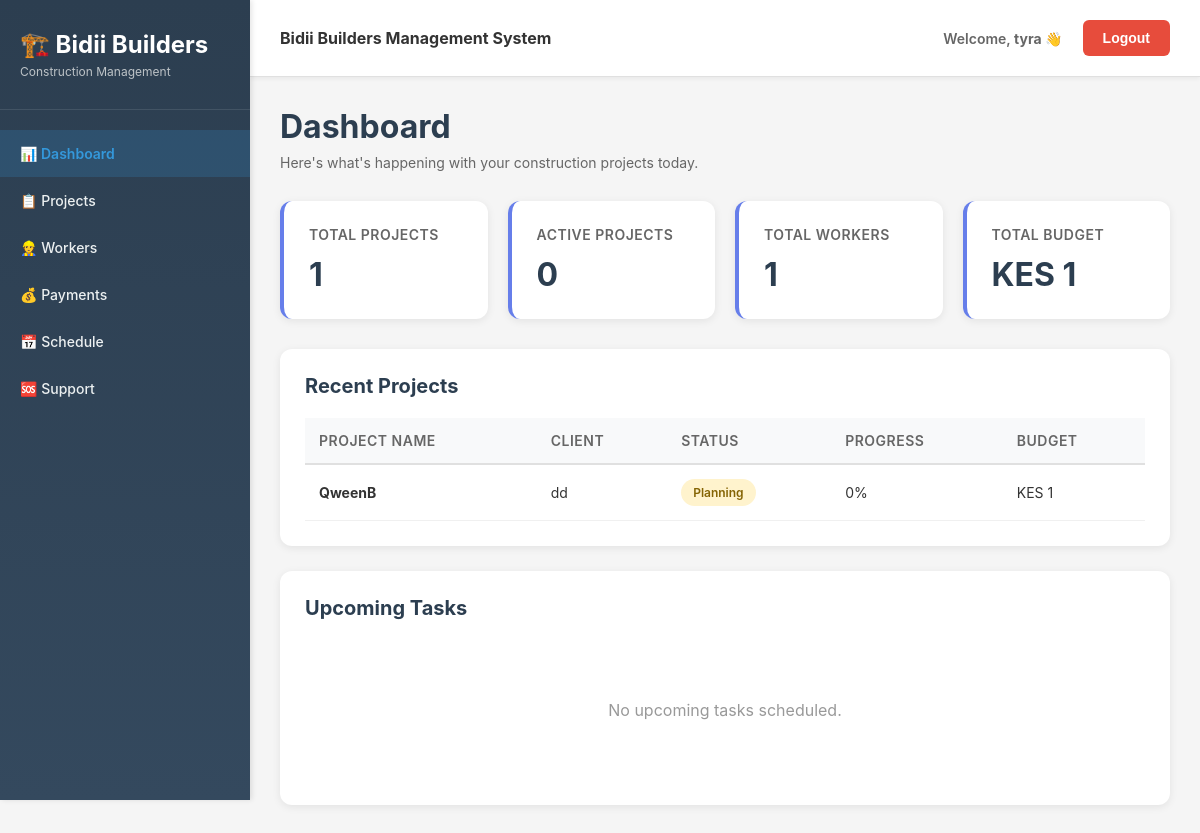
The page /dashboard/ (signed in) on the database its author committed.
### base/models.py (models this page shows, shortened)
class Project(models.Model):
    STATUS_CHOICES = [
        ('planning', 'Planning'),
        ('active', 'Active'),
        ('on_hold', 'On Hold'),
        ('completed', 'Completed'),
    ]
    user = models.ForeignKey(User, on_delete=models.CASCADE, related_name='projects')
    team = models.ForeignKey(Team, on_delete=models.CASCADE, related_name='projects', null=True, blank=True)
    name = models.CharField(max_length=200)
    location = models.CharField(max_length=200, blank=True, null=True)
    client_name = models.CharField(max_length=200, blank=True, null=True)
    client_phone = models.CharField(max_length=20, blank=True, null=True)
    budget = models.DecimalField(max_digits=12, decimal_places=2, validators=[MinValueValidator(0)], default=0)
    description = models.TextField(blank=True, null=True)
    status = models.CharField(max_length=20, choices=STATUS_CHOICES, default='planning')
    start_date = models.DateField(null=True, blank=True)
    end_date = models.DateField(null=True, blank=True)
    progress = models.IntegerField(default=0, validators=[MinValueValidator(0), MaxValueValidator(100)])
    created_at = models.DateTimeField(auto_now_add=True)
    updated_at = models.DateTimeField(auto_now=True)
    class Meta:
        ordering = ['-created_at']
        verbose_name = 'Project'
        verbose_name_plural = 'Projects'

### base/views.py (the view)
# urls.py: path('dashboard/', views.dashboard, name='dashboard'),
@login_required(login_url='login_view')
def dashboard(request):
    user_projects = Project.objects.filter(user=request.user).order_by('-created_at')
    user_workers = Worker.objects.filter(user=request.user)
    user_payments = Payment.objects.filter(user=request.user).order_by('-date')
    user_tasks = Task.objects.filter(user=request.user).order_by('date')
    today = datetime.now().date()
    this_week_start = today - timedelta(days=today.weekday())
    this_week_end = this_week_start + timedelta(days=6)
    context = {
        'projects': user_projects,
        'projects_count': user_projects.count(),
        'completed_projects': user_projects.filter(status='completed').count(),
        'active_projects': user_projects.filter(status='active').count(),
        'pending_projects': user_projects.filter(status='planning').count(),
        'total_budget': user_projects.aggregate(Sum('budget'))['budget__sum'] or 0,
        'recent_projects': user_projects[:3],
        'workers': user_workers,
        'total_workers': user_workers.count(),
        'available_workers': user_workers.filter(status='available').count(),
        'on_project_workers': user_workers.filter(status='busy').count(),
        'payments': user_payments,
        'monthly_payments': user_payments.filter(
            date__year=today.year, date__month=today.month
        ).aggregate(Sum('amount'))['amount__sum'] or 0,
        'received_payments': user_payments.filter(type='received').aggregate(Sum('amount'))['amount__sum'] or 0,
        'pending_payments': user_payments.filter(status='pending').aggregate(Sum('amount'))['amount__sum'] or 0,
        'recent_payments': user_payments[:4],
        'tasks': user_tasks,
        'tasks_this_week': user_tasks.filter(date__gte=this_week_start, date__lte=this_week_end).count(),
        'upcoming_tasks': user_tasks.filter(date__gte=today, completed=False)[:3],
    }
    return render(request, 'base/dashboard.html', context)

### base/templates/base/dashboard.html (shortened to what this page needs)
{% load static %}
<!DOCTYPE html>
<html lang="en">
<head>
    <link rel="stylesheet" href="{% static 'css/base.css' %}">
</head>
<body>
    <aside class="sidebar" role="navigation" aria-label="Main Navigation">
        <div>
            <div class="sidebar-header">
                <h1>🏗️ Bidii Builders</h1>
                <p>Construction Management</p>
            </div>
            <nav class="nav-menu">
                <a href="{% url 'dashboard' %}" class="nav-item active">📊 Dashboard</a>
                <a href="{% url 'projects' %}" class="nav-item">📋 Projects</a>
                <a href="{% url 'workers' %}" class="nav-item">👷 Workers</a>
                <a href="{% url 'payments' %}" class="nav-item">💰 Payments</a>
                <a href="{% url 'schedule' %}" class="nav-item">📅 Schedule</a>
                <a href="{% url 'support' %}" class="nav-item">🆘 Support</a>
            </nav>
        </div>
    </aside>
    <div class="main-content">
        <nav class="navbar">
            <div>
                <strong>Bidii Builders Management System</strong>
            </div>
            <div class="navbar-right">
                <span class="navbar-user">
                    Welcome, <strong>{{ user.username }}</strong> 👋
                </span>
                <button class="logout-btn" onclick="confirmLogout()">Logout</button>
            </div>
        </nav>
        <div class="container">
            <div class="welcome">
                <h1>Dashboard</h1>
                <p>Here's what's happening with your construction projects today.</p>
            </div>
            <div class="stats-grid">
                <div class="stat-card">
                    <h3>Total Projects</h3>
                    <div class="value">{{ projects_count|default:"0" }}</div>
                </div>
                <div class="stat-card">
                    <h3>Active Projects</h3>
                    <div class="value">{{ active_projects|default:"0" }}</div>
                </div>
                <div class="stat-card">
                    <h3>Total Workers</h3>
                    <div class="value">{{ total_workers|default:"0" }}</div>
                </div>
                <div class="stat-card">
                    <h3>Total Budget</h3>
                    <div class="value">KES {{ total_budget|floatformat:0|default:"0" }}</div>
                </div>
            </div>
            <section class="section">
                <h2>Recent Projects</h2>
                {% if recent_projects %}
                <table class="table">
                    <thead>
                        <tr>
                            <th>Project Name</th>
                            <th>Client</th>
                            <th>Status</th>
                            <th>Progress</th>
                            <th>Budget</th>
                        </tr>
                    </thead>
                    <tbody>
                        {% for project in recent_projects %}
                        <tr>
                            <td><strong>{{ project.name }}</strong></td>
                            <td>{{ project.client_name }}</td>
                            <td>
                                <span class="badge badge-{{ project.status }}">
                                    {{ project.get_status_display }}
                                </span>
                            </td>
                            <td>{{ project.progress }}%</td>
                            <td>KES {{ project.budget|floatformat:0 }}</td>
                        </tr>
                        {% endfor %}
                    </tbody>
                </table>
                {% else %}
                <div class="no-data">No projects yet.</div>
                {% endif %}
            </section>
            <section class="section">
                <h2>Upcoming Tasks</h2>
                {% if upcoming_tasks %}
                <table class="table">
                    <thead>
                        <tr>
                            <th>Task</th>
                            <th>Date</th>
                            <th>Description</th>
                        </tr>
                    </thead>
                    <tbody>
                        {% for task in upcoming_tasks %}
                        <tr>
                            <td><strong>{{ task.title }}</strong></td>
                            <td>{{ task.date }}</td>
                            <td>{{ task.description }}</td>
                        </tr>
                        {% endfor %}
                    </tbody>
                </table>
                {% else %}
                <div class="no-data">No upcoming tasks scheduled.</div>
                {% endif %}
            </section>
        </div>
    </div>
</body>
</html>

### static/css/base.css (style rules this page uses)
* { margin: 0; padding: 0; box-sizing: border-box; }
html, body { height: 100%; }
body { font-family: -apple-system, BlinkMacSystemFont, 'Segoe UI', Roboto, Oxygen, Ubuntu, Cantarell, sans-serif; background: #f5f5f5; color: #333; }
.sidebar { position: fixed; left: 0; top: 0; width: 250px; height: 100vh; background: linear-gradient(180deg, #2c3e50 0%, #34495e 100%); color: white; overflow-y: auto; z-index: 100; display: flex; flex-direction: column; box-shadow: 2px 0 5px rgba(0, 0, 0, 0.1); }
.sidebar > div:first-child { flex: 1; }
.sidebar-header { padding: 30px 20px; border-bottom: 1px solid rgba(255, 255, 255, 0.1); }
.sidebar-header h1 { font-size: 24px; margin-bottom: 5px; font-weight: 700; }
.sidebar-header p { font-size: 12px; color: #bdc3c7; }
.nav-menu { display: flex; flex-direction: column; padding: 20px 0; }
.nav-item { padding: 15px 20px; color: #ecf0f1; text-decoration: none; font-size: 14px; border-left: 4px solid transparent; transition: all 0.3s ease; cursor: pointer; background: none; border: none; text-align: left; font-weight: 500; display: block; width: 100%; }
.nav-item.active { background: rgba(52, 152, 219, 0.2); border-left-color: #3498db; color: #3498db; font-weight: 600; }
.main-content { margin-left: 250px; display: flex; flex-direction: column; min-height: 100vh; }
.navbar { background: white; padding: 20px 30px; border-bottom: 1px solid #e0e0e0; display: flex; justify-content: space-between; align-items: center; box-shadow: 0 2px 4px rgba(0, 0, 0, 0.05); font-size: 16px; font-weight: 600; }
.navbar-right, .right-section { display: flex; gap: 20px; align-items: center; }
.navbar-user { color: #666; font-size: 14px; }
.logout-btn { padding: 10px 20px; background: #e74c3c; color: white; border: none; border-radius: 6px; font-size: 14px; font-weight: 600; cursor: pointer; transition: all 0.3s ease; }
.container { flex: 1; padding: 30px; max-width: 1400px; margin: 0 auto; width: 100%; }
.welcome, .header, .page-header { margin-bottom: 30px; }
.welcome h1, .header h1, .page-header h1 { font-size: 32px; color: #2c3e50; margin-bottom: 8px; font-weight: 700; }
.welcome p, .header p, .page-header p { color: #666; font-size: 14px; }
.stats-grid { display: grid; grid-template-columns: repeat(auto-fit, minmax(200px, 1fr)); gap: 20px; margin-bottom: 30px; }
.stat-card { background: white; padding: 25px; border-radius: 12px; box-shadow: 0 2px 8px rgba(0, 0, 0, 0.08); border-left: 4px solid #667eea; transition: all 0.3s ease; }
.stat-card h3 { color: #666; font-size: 14px; font-weight: 600; margin-bottom: 12px; text-transform: uppercase; letter-spacing: 0.5px; }
.stat-card .value { font-size: 32px; font-weight: 700; color: #2c3e50; }
.section { background: white; padding: 25px; border-radius: 12px; box-shadow: 0 2px 8px rgba(0, 0, 0, 0.08); margin-bottom: 25px; }
.section h2 { font-size: 20px; color: #2c3e50; margin-bottom: 20px; font-weight: 700; }
.table { width: 100%; border-collapse: collapse; }
.table thead { background: #f8f9fa; border-bottom: 2px solid #e0e0e0; }
.table th { padding: 14px; text-align: left; font-weight: 600; color: #666; font-size: 14px; text-transform: uppercase; letter-spacing: 0.5px; }
.table td { padding: 14px; border-bottom: 1px solid #f0f0f0; font-size: 14px; }
.badge { display: inline-block; padding: 6px 12px; border-radius: 20px; font-size: 12px; font-weight: 600; text-transform: capitalize; }
.badge-planning { background: #fff3cd; color: #856404; }
.no-data { text-align: center; padding: 60px 20px; color: #999; }

### rows shown on the page
Project: name "QweenB", client_name "dd", status "Planning", progress "0", budget "1"

### other values the page prints
{{ user.username }} "tyra"
{{ projects_count|default:"0" }} "1"
{{ active_projects|default:"0" }} "0"
{{ total_workers|default:"0" }} "1"
{{ total_budget|floatformat:0|default:"0" }} "1"
